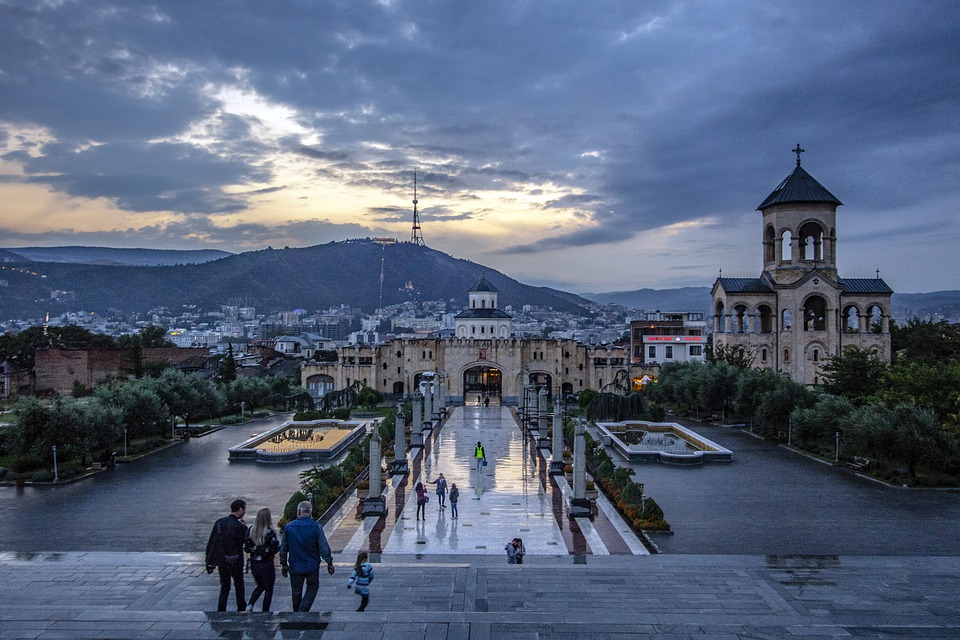
#> input picture Hough_transform/raw.jpg, 960 x 640 px
$ python Houghtrans.py
#> lines starting #> are read from the running program, lines starting #| are printed output that depends on the picture; after the words box and inside, x2 and y2 are one past the last pixel; in counts of white or black regions, pixels touching at a corner belong together
import numpy as np
import cv2

img = cv2.imread('raw.jpg')#호프변환을 수행할 이미지 불러오기
#> img is the input picture: shape (640, 960, 3); mean B, G, R 122.6, 99.1, 86.5
imgray = cv2.cvtColor(img, cv2.COLOR_BGR2GRAY)#불러온 img를 이진변환
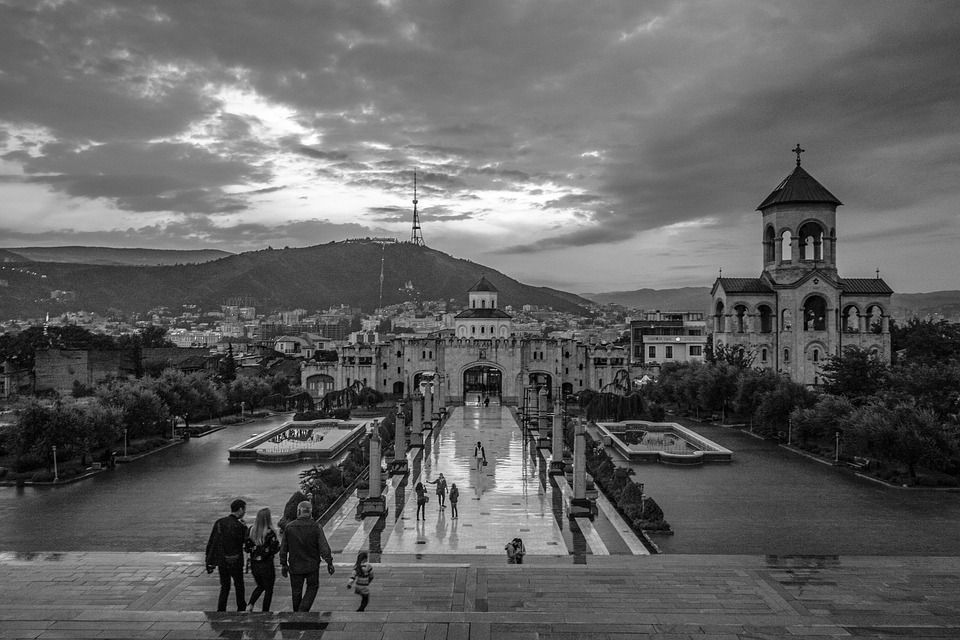
#> imgray: shape (640, 960); min 0, max 255, mean 98
edges = cv2.Canny(imgray, 50, 150, apertureSize = 3)#인자값을 주어 캐니변환수행
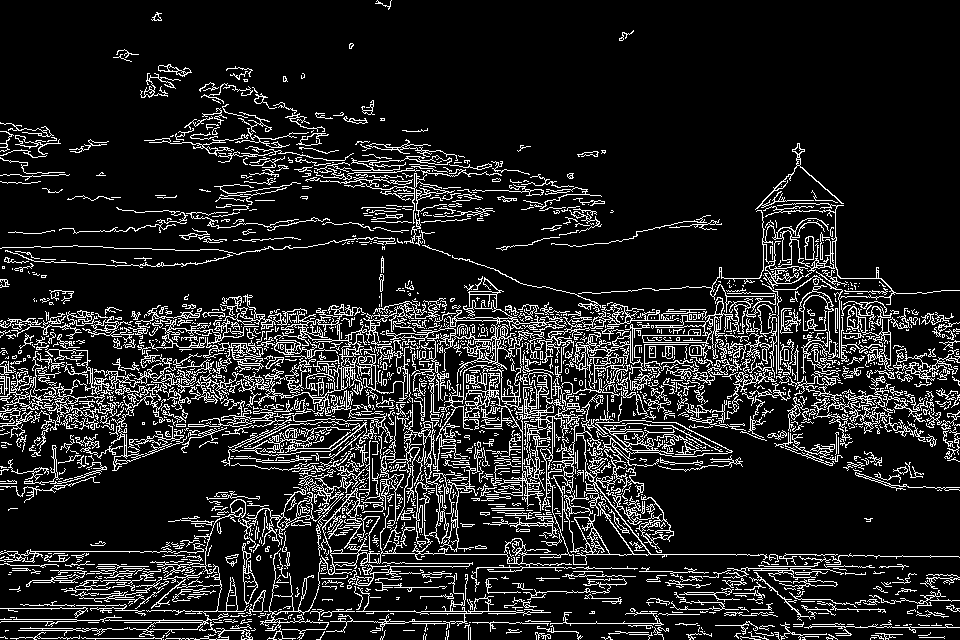
#> edges: shape (640, 960); 13.4% white in thin lines or dots

#호프변환을 위한 인자값 마지막 인자는 threshold로 임계점이상의 엣지값 검출
lines = cv2.HoughLines(edges,1,np.pi/180,300)
#> lines = 131 rows, first 8: [320, 1.57], [611, 1.57], [554, 1.57], [327, 1.55], [325, 1.61], [390, 1.55], [381, 1.59], [388, 1.55]

for line in lines:#선검출을 위한 계산식
    r, theta = line[0]
    a=np.cos(theta)
    b=np.sin(theta)
    x0=a*r
    y0=b*r
    x1=int(x0+1000*(-b))
    y1=int(y0+1000*a)
    x2=int(x0-1000*(-b))
    y2=int(y0-1000*a)

    cv2.line(img,(x1,y1),(x2,y2),(0,255,0),1)
#> this loop made 131 passes
#> (r, theta, a, b, x0, y0, x1, y1) on passes 1 to 12: (320, 1.57, -4.37e-08, 1, -1.4e-05, 320, -1000, 319), (611, 1.57, -4.37e-08, 1, -2.67e-05, 611, -1000, 610), (554, 1.57, -4.37e-08, 1, -2.42e-05, 554, -1000, 553), (327, 1.55, 0.0175, 1, 5.71, 327, -994, 344), (325, 1.61, -0.0349, 0.999, -11.34, 324.8, -1010, 289), (390, 1.55, 0.0175, 1, 6.81, 389.9, -993, 407), (381, 1.59, -0.0175, 1, -6.65, 380.9, -1006, 363), (388, 1.55, 0.0175, 1, 6.77, 387.9, -993, 405), (347, 1.57, -4.37e-08, 1, -1.52e-05, 347, -1000, 346), (323, 1.61, -0.0349, 0.999, -11.27, 322.8, -1010, 287), (389, 1.54, 0.0349, 0.999, 13.58, 388.8, -985, 423), (321, 1.61, -0.0349, 0.999, -11.2, 320.8, -1010, 285)
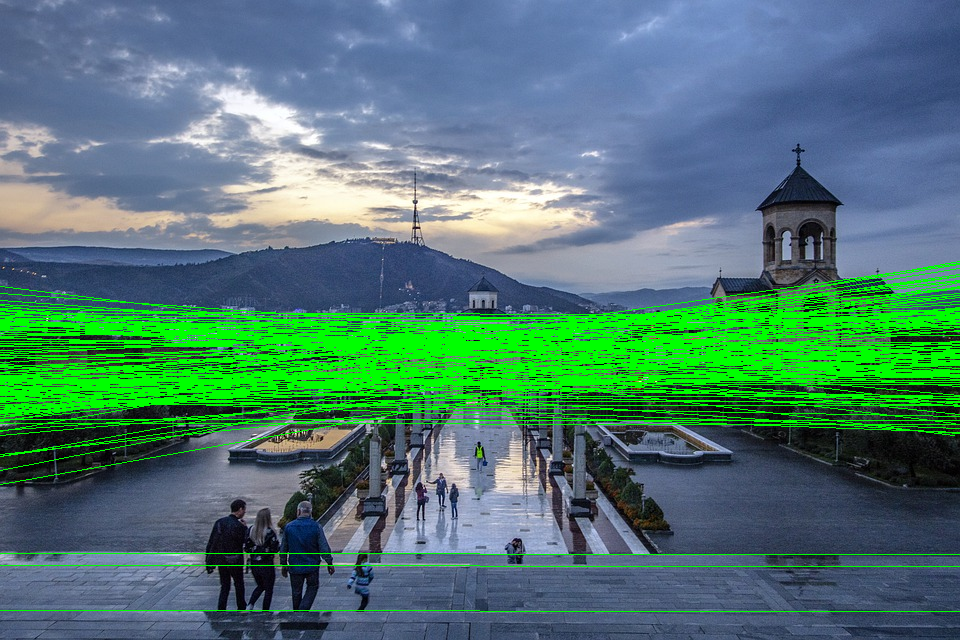
#> img: shape (640, 960, 3); 12.71% of pixels changed, all inside (x1, y1, x2, y2) = (0, 261, 960, 612)

cv2.imwrite('hough.jpg',img)#호프변환이 된 결과이미지 생성

$ run again, with Hough_transform/1.PNG saved as Hough_transform/raw.jpg
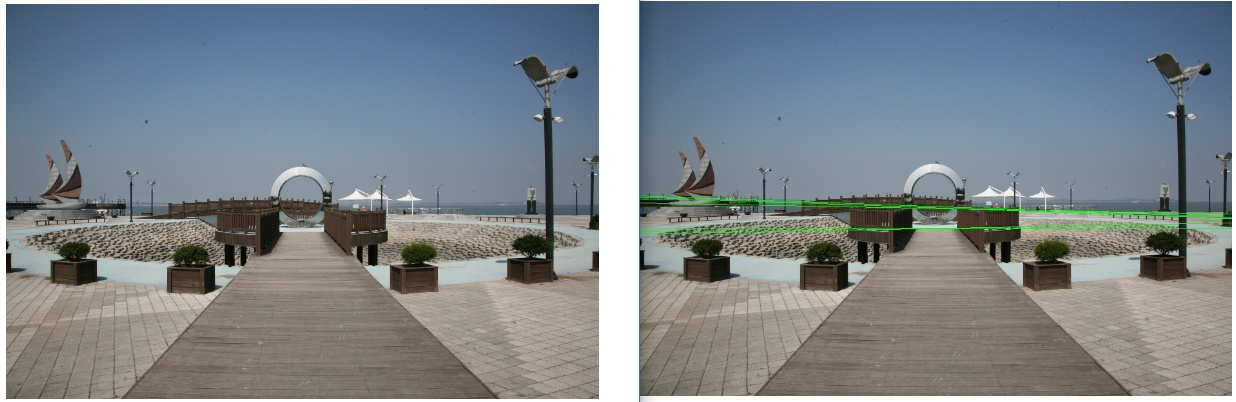
#> input picture Hough_transform/1.PNG, 1236 x 402 px
#> img is the input picture: shape (402, 1236, 3); mean B, G, R 139.1, 133.1, 124.6
#> `edges = cv2.Canny(imgray, 50, 150, apertureSize = 3)#인자값을 주어 캐니변환수행`:
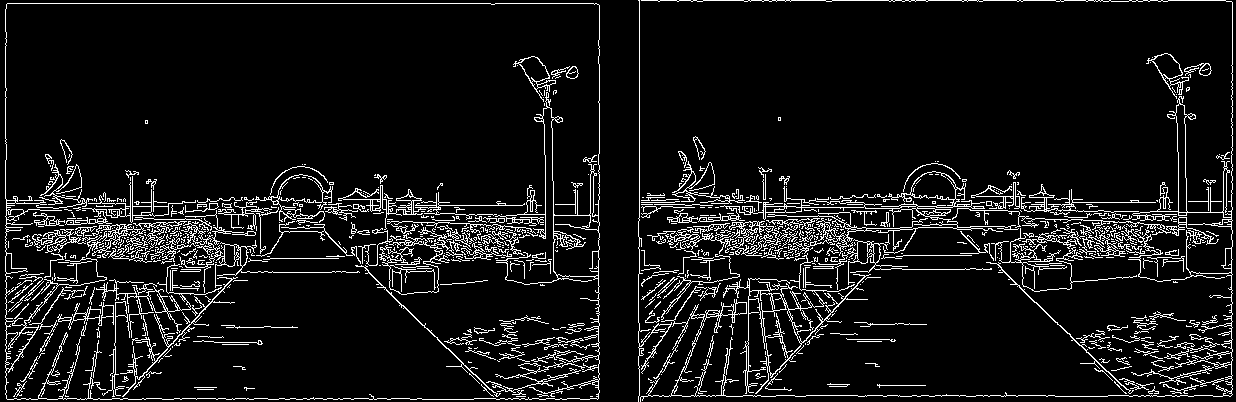
#> edges: shape (402, 1236); 8.4% white in thin lines or dots
#> lines = 67 rows, first 8: [3, 1.57], [0, 1.57], [243, 1.55], [206, 1.57], [213, 1.55], [209, 1.59], [395, 1.57], [222, 1.55]
#> the loop `for line in lines:#선검출을 위한 계산식` made 67 passes
#> (r, theta, a, b, x0, y0, x1, y1) on passes 1 to 8: (3, 1.57, -4.37e-08, 1, -1.31e-07, 3, -1000, 2), (0, 1.57, -4.37e-08, 1, 0, 0, -1000, 0), (243, 1.55, 0.0175, 1, 4.24, 243, -995, 260), (206, 1.57, -4.37e-08, 1, -9e-06, 206, -1000, 205), (213, 1.55, 0.0175, 1, 3.72, 213, -996, 230), (209, 1.59, -0.0175, 1, -3.65, 209, -1003, 191), (395, 1.57, -4.37e-08, 1, -1.73e-05, 395, -1000, 394), (222, 1.55, 0.0175, 1, 3.87, 222, -995, 239)
#> after the loop `for line in lines:#선검출을 위한 계산식`:
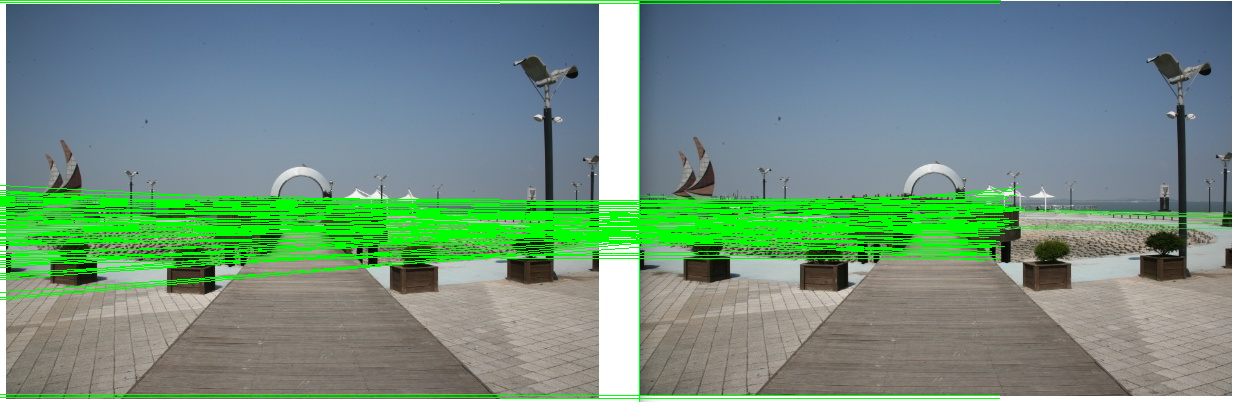
#> img: shape (402, 1236, 3); 9.43% of pixels changed, all inside (x1, y1, x2, y2) = (0, 0, 1023, 402)

$ run again, with Hough_transform/2.PNG saved as Hough_transform/raw.jpg
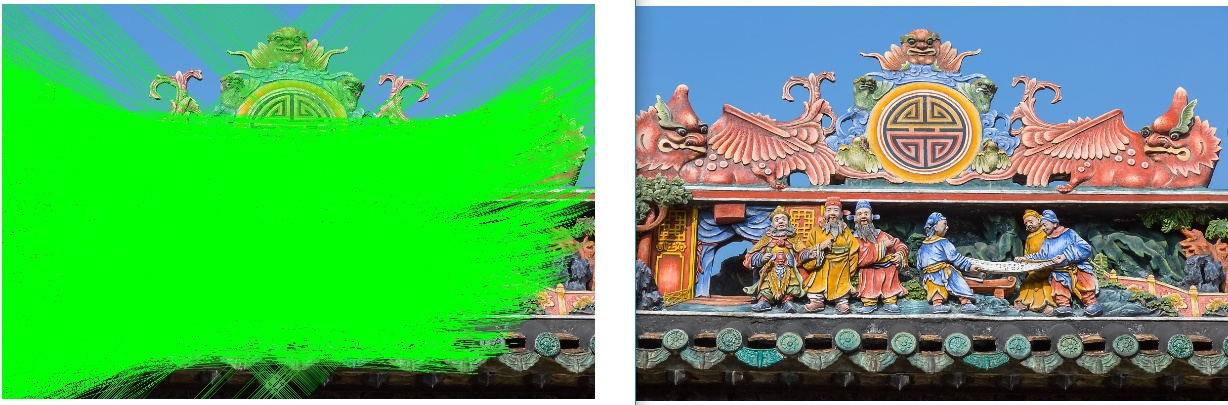
#> input picture Hough_transform/2.PNG, 1228 x 405 px
#> img is the input picture: shape (405, 1228, 3); mean B, G, R 97.2, 170, 85.9
#> `edges = cv2.Canny(imgray, 50, 150, apertureSize = 3)#인자값을 주어 캐니변환수행`:
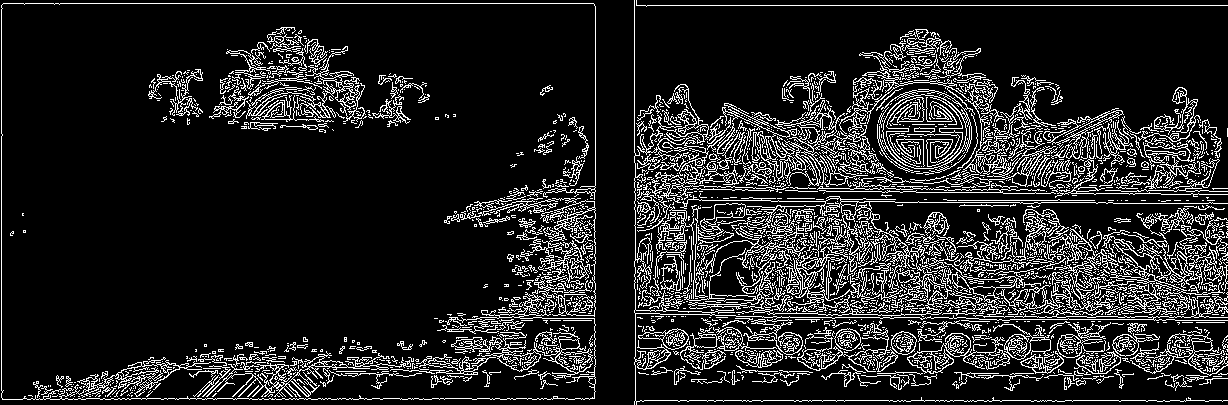
#> edges: shape (405, 1228); 14.2% white in thin lines or dots
#> lines = 115 rows, first 8: [5, 1.57], [3, 1.57], [400, 1.57], [373, 1.57], [399, 1.48], [387, 1.5], [389, 1.5], [372, 1.55]
#> the loop `for line in lines:#선검출을 위한 계산식` made 115 passes
#> (r, theta, a, b, x0, y0, x1, y1) on passes 1 to 8: (5, 1.57, -4.37e-08, 1, -2.19e-07, 5, -1000, 4), (3, 1.57, -4.37e-08, 1, -1.31e-07, 3, -1000, 2), (400, 1.57, -4.37e-08, 1, -1.75e-05, 400, -1000, 399), (373, 1.57, -4.37e-08, 1, -1.63e-05, 373, -1000, 372), (399, 1.48, 0.0872, 0.996, 34.78, 397.5, -961, 484), (387, 1.5, 0.0698, 0.998, 27, 386.1, -970, 455), (389, 1.5, 0.0698, 0.998, 27.14, 388.1, -970, 457), (372, 1.55, 0.0175, 1, 6.49, 371.9, -993, 389)
#> after the loop `for line in lines:#선검출을 위한 계산식`:
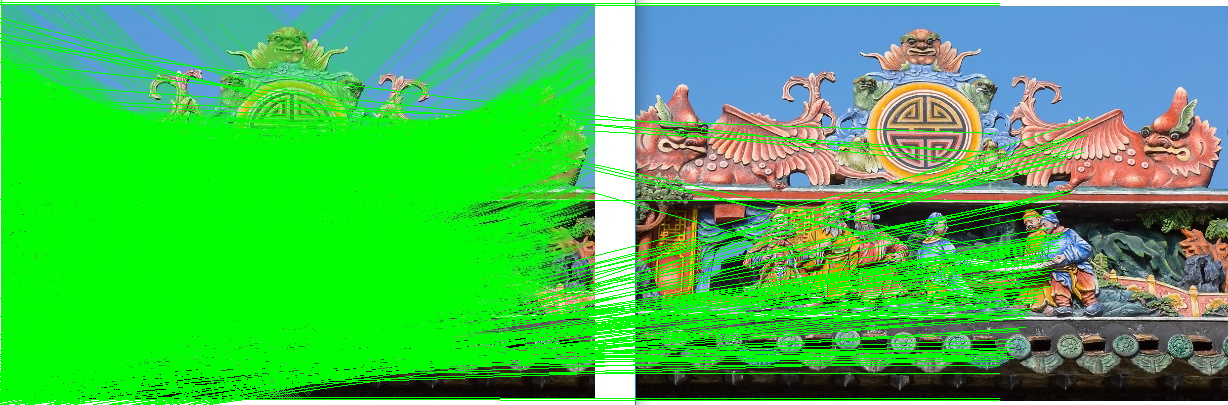
#> img: shape (405, 1228, 3); 15.35% of pixels changed, all inside (x1, y1, x2, y2) = (0, 0, 1091, 405)

$ run again, with Hough_transform/3.PNG saved as Hough_transform/raw.jpg
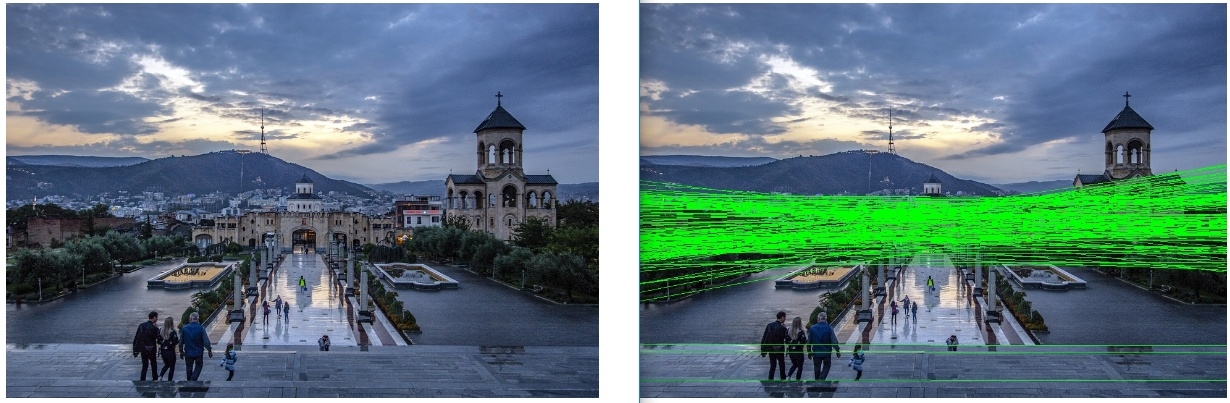
#> input picture Hough_transform/3.PNG, 1230 x 403 px
#> img is the input picture: shape (403, 1230, 3); mean B, G, R 126.4, 119.2, 93.5
#> `edges = cv2.Canny(imgray, 50, 150, apertureSize = 3)#인자값을 주어 캐니변환수행`:
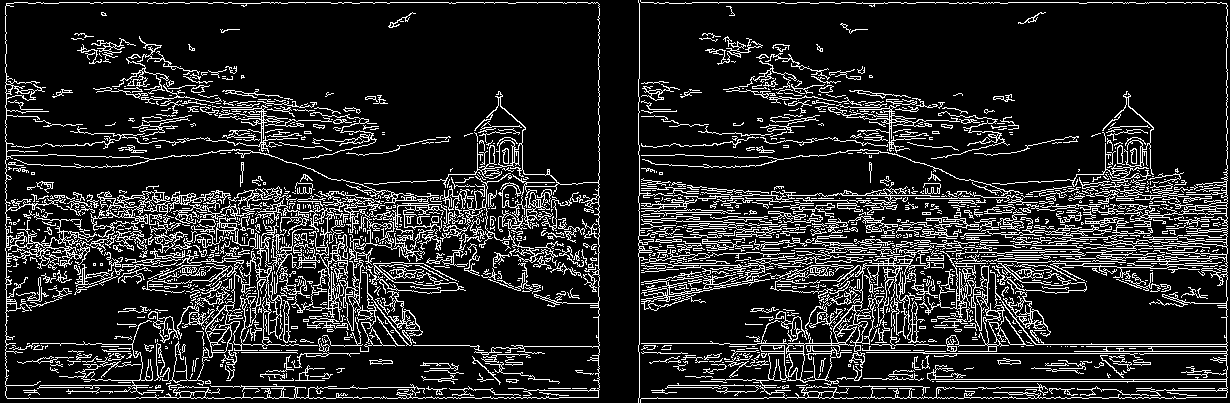
#> edges: shape (403, 1230); 14.8% white in thin lines or dots
#> lines = 309 rows, first 8: [2, 1.57], [397, 1.57], [353, 1.57], [379, 1.57], [198, 1.57], [265, 1.57], [195, 1.57], [263, 1.57]
#> the loop `for line in lines:#선검출을 위한 계산식` made 309 passes
#> (r, theta, a, b, x0, y0, x1, y1) on passes 1 to 3: (2, 1.57, -4.37e-08, 1, -8.74e-08, 2, -1000, 1), (397, 1.57, -4.37e-08, 1, -1.74e-05, 397, -1000, 396), (353, 1.57, -4.37e-08, 1, -1.54e-05, 353, -1000, 352)
#> after the loop `for line in lines:#선검출을 위한 계산식`:
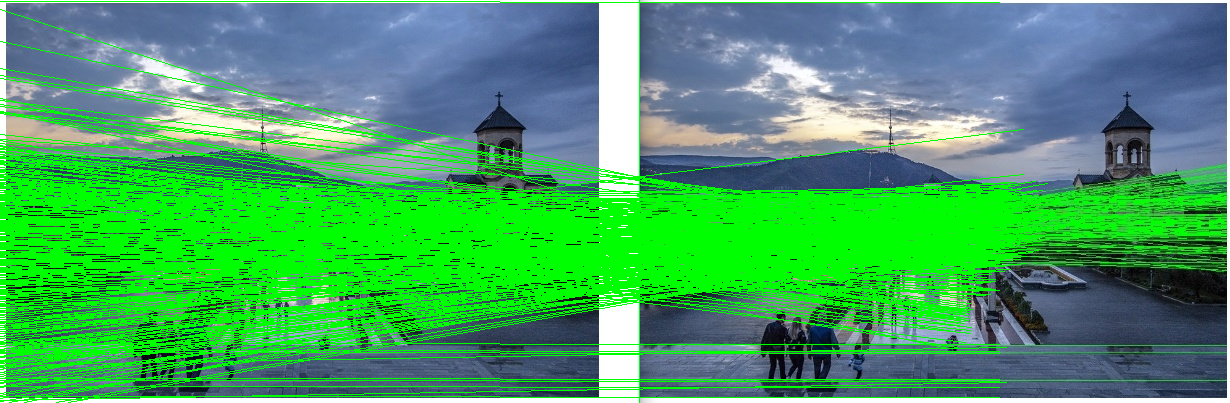
#> img: shape (403, 1230, 3); mean B, G, R 99, 162.9, 72
